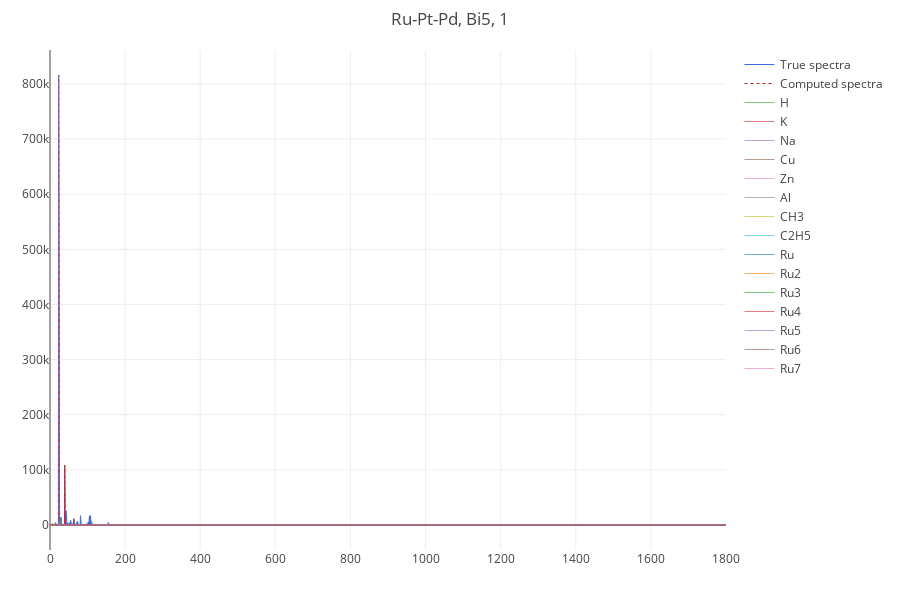

Source (notebook cell):
### Code cell
spectra.plot_results(plot_computed_pectra=True)

### Figure 1 — Plotly figure (JSON) as saved in the notebook; plotly's stock layout.template omitted (floating-point values rounded to 4 significant figures; data arrays with more than 128 entries replaced by an {"elided": "..."} marker saying what was removed)
{"data": [{"line": {"color": "royalblue", "dash": "solid", "width": 1}, "name": "True spectra", "type": "scatter", "x": {"elided": "3600 float values"}, "y": {"elided": "3600 int values"}}, {"line": {"color": "firebrick", "dash": "dot", "width": 1}, "name": "Computed spectra", "type": "scatter", "x": {"elided": "3600 float values"}, "y": {"elided": "3600 float values"}}, {"line": {"dash": "solid", "width": 1}, "mode": "lines", "name": "H", "opacity": 0.6, "type": "scatter", "x": {"elided": "3600 float values"}, "y": {"elided": "3600 float values"}}, {"line": {"dash": "solid", "width": 1}, "mode": "lines", "name": "K", "opacity": 0.6, "type": "scatter", "x": {"elided": "3600 float values"}, "y": {"elided": "3600 float values"}}, {"line": {"dash": "solid", "width": 1}, "mode": "lines", "name": "Na", "opacity": 0.6, "type": "scatter", "x": {"elided": "3600 float values"}, "y": {"elided": "3600 int values"}}, {"line": {"dash": "solid", "width": 1}, "mode": "lines", "name": "Cu", "opacity": 0.6, "type": "scatter", "x": {"elided": "3600 float values"}, "y": {"elided": "3600 float values"}}, {"line": {"dash": "solid", "width": 1}, "mode": "lines", "name": "Zn", "opacity": 0.6, "type": "scatter", "x": {"elided": "3600 float values"}, "y": {"elided": "3600 float values"}}, {"line": {"dash": "solid", "width": 1}, "mode": "lines", "name": "Al", "opacity": 0.6, "type": "scatter", "x": {"elided": "3600 float values"}, "y": {"elided": "3600 int values"}}, {"line": {"dash": "solid", "width": 1}, "mode": "lines", "name": "CH3", "opacity": 0.6, "type": "scatter", "x": {"elided": "3600 float values"}, "y": {"elided": "3600 float values"}}, {"line": {"dash": "solid", "width": 1}, "mode": "lines", "name": "C2H5", "opacity": 0.6, "type": "scatter", "x": {"elided": "3600 float values"}, "y": {"elided": "3600 float values"}}, {"line": {"dash": "solid", "width": 1}, "mode": "lines", "name": "Ru", "opacity": 0.6, "type": "scatter", "x": {"elided": "3600 float values"}, "y": {"elided": "3600 float values"}}, {"line": {"dash": "solid", "width": 1}, "mode": "lines", "name": "Ru2", "opacity": 0.6, "type": "scatter", "x": {"elided": "3600 float values"}, "y": {"elided": "3600 float values"}}, {"line": {"dash": "solid", "width": 1}, "mode": "lines", "name": "Ru3", "opacity": 0.6, "type": "scatter", "x": {"elided": "3600 float values"}, "y": {"elided": "3600 float values"}}, {"line": {"dash": "solid", "width": 1}, "mode": "lines", "name": "Ru4", "opacity": 0.6, "type": "scatter", "x": {"elided": "3600 float values"}, "y": {"elided": "3600 float values"}}, {"line": {"dash": "solid", "width": 1}, "mode": "lines", "name": "Ru5", "opacity": 0.6, "type": "scatter", "x": {"elided": "3600 float values"}, "y": {"elided": "3600 float values"}}, {"line": {"dash": "solid", "width": 1}, "mode": "lines", "name": "Ru6", "opacity": 0.6, "type": "scatter", "x": {"elided": "3600 float values"}, "y": {"elided": "3600 float values"}}, {"line": {"dash": "solid", "width": 1}, "mode": "lines", "name": "Ru7", "opacity": 0.6, "type": "scatter", "x": {"elided": "3600 float values"}, "y": {"elided": "3600 float values"}}], "layout": {"height": 600, "margin": {"b": 50, "l": 50, "r": 50, "t": 50}, "showlegend": true, "title": {"text": "Ru-Pt-Pd, Bi5, 1"}, "yaxis": {"type": "linear"}}}
